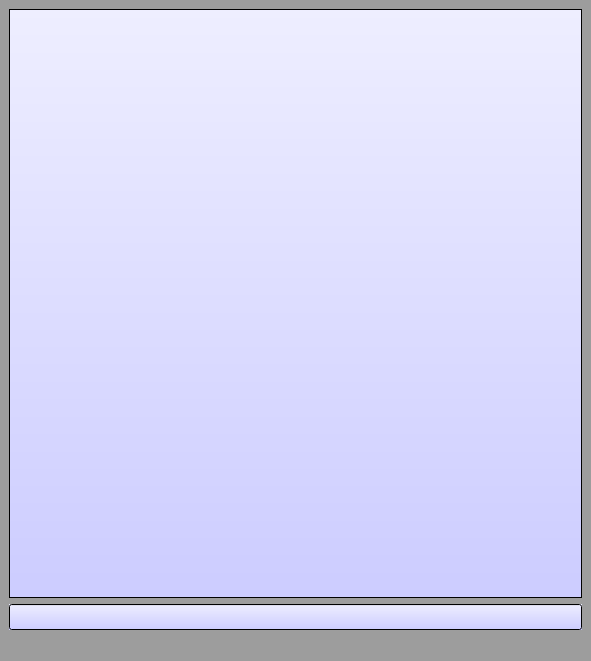
<?xml version="1.0" encoding="UTF-8"?>
<ui version="4.0">
 <class>MainWindow</class>
 <widget class="QMainWindow" name="MainWindow">
  <property name="geometry">
   <rect>
    <x>0</x>
    <y>0</y>
    <width>591</width>
    <height>661</height>
   </rect>
  </property>
  <property name="windowTitle">
   <string>The Best MUD</string>
  </property>
  <property name="styleSheet">
   <string notr="true">background: rgb(157, 157, 157)</string>
  </property>
  <widget class="QWidget" name="centralwidget">
   <layout class="QGridLayout" name="gridLayout">
    <item row="0" column="0">
     <widget class="QTextEdit" name="textEdit">
      <property name="font">
       <font>
        <family>Constantia</family>
        <pointsize>12</pointsize>
       </font>
      </property>
      <property name="styleSheet">
       <string notr="true">background: QLinearGradient(x1: 0, y1: 0, x2: 0, y2: 1, stop: 0 #eef, stop: 1 #ccf);</string>
      </property>
      <property name="verticalScrollBarPolicy">
       <enum>Qt::ScrollBarAlwaysOff</enum>
      </property>
      <property name="readOnly">
       <bool>true</bool>
      </property>
     </widget>
    </item>
    <item row="1" column="0">
     <widget class="QLineEdit" name="lineEdit">
      <property name="font">
       <font>
        <family>Constantia</family>
        <pointsize>10</pointsize>
       </font>
      </property>
      <property name="styleSheet">
       <string notr="true">background: QLinearGradient(x1: 0, y1: 0, x2: 0, y2: 1, stop: 0 #eef, stop: 1 #ccf);</string>
      </property>
      <property name="clearButtonEnabled">
       <bool>false</bool>
      </property>
     </widget>
    </item>
   </layout>
  </widget>
  <widget class="QMenuBar" name="menubar">
   <property name="geometry">
    <rect>
     <x>0</x>
     <y>0</y>
     <width>591</width>
     <height>21</height>
    </rect>
   </property>
  </widget>
  <widget class="QStatusBar" name="statusbar"/>
 </widget>
 <resources/>
 <connections/>
</ui>
